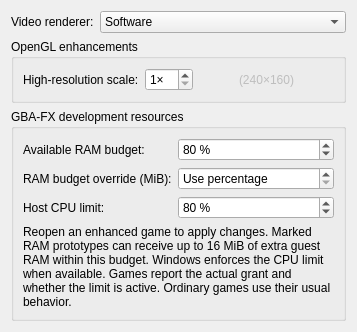
     <widget class="QWidget" name="enhancements">
      <layout class="QFormLayout" name="formLayout_6">
       <item row="0" column="0">
        <widget class="QLabel" name="label_36">
         <property name="text">
          <string>Video renderer:</string>
         </property>
        </widget>
       </item>
       <item row="0" column="1">
        <widget class="QComboBox" name="hwaccelVideo">
         <item>
          <property name="text">
           <string>Software</string>
          </property>
         </item>
         <item>
          <property name="text">
           <string>OpenGL</string>
          </property>
         </item>
        </widget>
       </item>
       <item row="1" column="0" colspan="2">
        <widget class="QGroupBox" name="oglEnhance">
         <property name="title">
          <string>OpenGL enhancements</string>
         </property>
         <layout class="QFormLayout" name="formLayout_7">
          <item row="0" column="0">
           <widget class="QLabel" name="label_37">
            <property name="text">
             <string>High-resolution scale:</string>
            </property>
           </widget>
          </item>
          <item row="0" column="1">
           <layout class="QHBoxLayout" name="horizontalLayout_18">
            <item>
             <widget class="QSpinBox" name="videoScale">
              <property name="suffix">
               <string notr="true">×</string>
              </property>
              <property name="minimum">
               <number>1</number>
              </property>
              <property name="maximum">
               <number>16</number>
              </property>
             </widget>
            </item>
            <item>
             <spacer name="horizontalSpacer">
              <property name="orientation">
               <enum>Qt::Horizontal</enum>
              </property>
              <property name="sizeHint" stdset="0">
               <size>
                <width>40</width>
                <height>20</height>
               </size>
              </property>
             </spacer>
            </item>
            <item>
             <widget class="QLabel" name="videoScaleSize">
              <property name="enabled">
               <bool>false</bool>
              </property>
              <property name="text">
               <string>(240×160)</string>
              </property>
             </widget>
            </item>
            <item>
             <spacer name="horizontalSpacer_2">
              <property name="orientation">
               <enum>Qt::Horizontal</enum>
              </property>
              <property name="sizeHint" stdset="0">
               <size>
                <width>40</width>
                <height>20</height>
               </size>
              </property>
             </spacer>
            </item>
           </layout>
          </item>
         </layout>
        </widget>
       </item>
       <item row="2" column="0" colspan="2">
        <widget class="QGroupBox" name="fxResources">
         <property name="title">
          <string>GBA-FX development resources</string>
         </property>
         <layout class="QFormLayout" name="fxResourcesLayout">
          <item row="0" column="0">
           <widget class="QLabel" name="fxMemoryPercentLabel">
            <property name="text">
             <string>Available RAM budget:</string>
            </property>
           </widget>
          </item>
          <item row="0" column="1">
           <widget class="QSpinBox" name="fxMemoryPercent">
            <property name="minimum">
             <number>1</number>
            </property>
            <property name="maximum">
             <number>100</number>
            </property>
            <property name="value">
             <number>80</number>
            </property>
            <property name="suffix">
             <string> %</string>
            </property>
           </widget>
          </item>
          <item row="1" column="0">
           <widget class="QLabel" name="fxMemoryMiBLabel">
            <property name="text">
             <string>RAM budget override (MiB):</string>
            </property>
           </widget>
          </item>
          <item row="1" column="1">
           <widget class="QSpinBox" name="fxMemoryMiB">
            <property name="minimum">
             <number>0</number>
            </property>
            <property name="maximum">
             <number>1048576</number>
            </property>
            <property name="value">
             <number>0</number>
            </property>
            <property name="specialValueText">
             <string>Use percentage</string>
            </property>
           </widget>
          </item>
          <item row="2" column="0">
           <widget class="QLabel" name="fxCPUPercentLabel">
            <property name="text">
             <string>Host CPU limit:</string>
            </property>
           </widget>
          </item>
          <item row="2" column="1">
           <widget class="QSpinBox" name="fxCPUPercent">
            <property name="minimum">
             <number>1</number>
            </property>
            <property name="maximum">
             <number>100</number>
            </property>
            <property name="value">
             <number>80</number>
            </property>
            <property name="suffix">
             <string> %</string>
            </property>
           </widget>
          </item>
          <item row="3" column="0" colspan="2">
           <widget class="QLabel" name="fxResourceDescription">
            <property name="wordWrap">
             <bool>true</bool>
            </property>
            <property name="text">
              <string>Reopen an enhanced game to apply changes. Marked RAM prototypes can receive up to 16 MiB of extra guest RAM within this budget. Windows enforces the CPU limit when available. Games report the actual grant and whether the limit is active. Ordinary games use their usual behavior.</string>
            </property>
           </widget>
          </item>
         </layout>
        </widget>
       </item>
      </layout>
     </widget>
